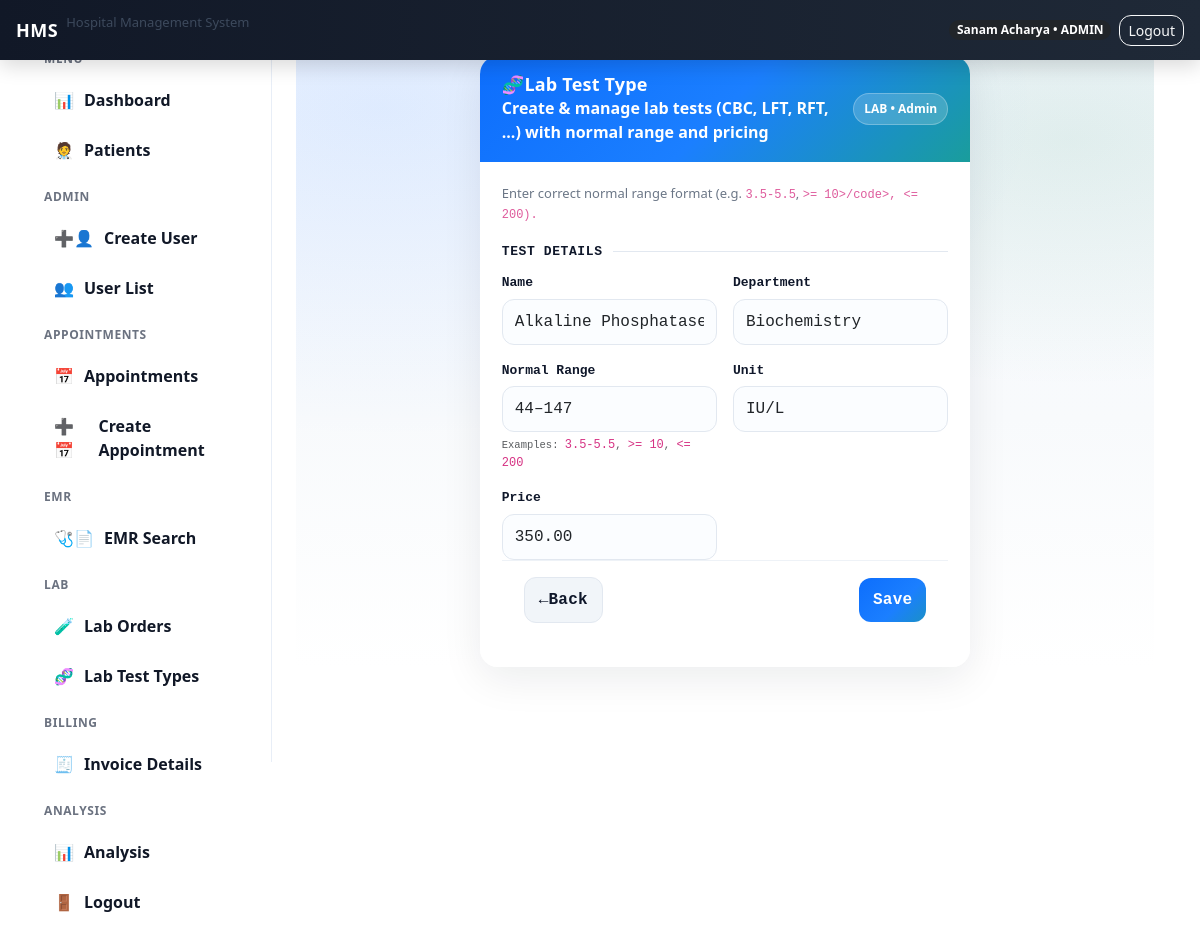
Page /lab/tests/18/edit/ (signed in) on the committed database.
### accounts/models.py (models this page shows, shortened)
class User(AbstractUser):
    class Role(models.TextChoices):
        ADMIN = 'ADMIN', 'Admin'
        DOCTOR = 'DOCTOR', 'Doctor'
        NURSE = 'NURSE', 'Nurse'
        RECEPTION = 'RECEPTION', 'Reception'
        LAB = 'LAB', 'Lab'
        PHARMACY = 'PHARMACY', 'Pharmacy'
        HR = 'HR', 'HR'
        CASHIER = "CASHIER", "Cashier"
        ACCOUNTANT = "ACCOUNTANT", "Accountant"
    full_name = models.CharField(max_length=150)
    phone_number = models.CharField(max_length=20, blank=True)
    email = models.EmailField(unique=True)
    role = models.CharField(max_length=20, choices=Role.choices, default=Role.RECEPTION)
    department = models.ForeignKey(
        Department, on_delete=models.SET_NULL, null=True, blank=True
    )
    specialization = models.ForeignKey(
        "Specialization",
        on_delete=models.SET_NULL,
        null=True,
        blank=True,
        related_name="doctors"
    )

class LabTestType(models.Model):
    name = models.CharField(max_length=150, unique=True)
    department = models.ForeignKey("Department", on_delete=models.SET_NULL, null=True, blank=True)
    normal_range = models.CharField(max_length=120, blank=True, default="")
    unit = models.CharField(max_length=40, blank=True, default="")
    price = models.DecimalField(max_digits=10, decimal_places=2, default=0)

### accounts/views.py (the view)
# urls.py: path("lab/tests/<int:test_id>/edit/", lab_testtype_edit_view, name="lab_testtype_edit"),
@login_required
@roles_required("ADMIN")
def lab_testtype_edit_view(request, test_id):
    obj = get_object_or_404(LabTestType, id=test_id)
    form = LabTestTypeForm(request.POST or None, instance=obj)
    if request.method == "POST":
        if form.is_valid():
            form.save()
            messages.success(request, "Lab test type updated.")
            return redirect("lab_testtype_list")
        messages.error(request, "Please fix the errors below.")
    return render(request, "accounts/testtype_form.html", {"form": form, "mode": "edit", "obj": obj })

### accounts/forms.py
class LabTestTypeForm(forms.ModelForm):
    class Meta:
        model = LabTestType
        fields = ["name", "department", "normal_range", "unit", "price"]
        widgets = {
            "normal_range": forms.TextInput(attrs={"placeholder": "e.g. 3.5-5.5 or  >= 10 or  <= 200"}),
        }

### accounts/models.py (called while the page is built)
    def __str__(self):
        return self.name

### templates/accounts/testtype_form.html (shortened to what this page needs)
{% extends "base.html" %}
{% block content %}
<div class="hms-page">
    <div class="row justify-content-center">
        <div class="col-lg-8 col-xl-7">
            <div class="card hms-card">
                <div class="hms-card-header">
                    <div>
                        <h3 class="hms-title">🧬Lab Test Type</h3>
                        <div style="opacity:9; font-size;12px; font-weight:600;">
                            Create & manage lab tests (CBC, LFT, RFT, ...) with normal range and pricing
                        </div>
                    </div>
                    <div class="hms-badge">LAB • Admin</div>
                </div>
                <div class="hms-body">
                    <div class="hms-subtitle">
                        Enter correct normal range format (e.g. <code>3.5-5.5</code>, <code>>= 10>/code>, <code><= 200</code>).
                    </div>
                    <form method="post">
                        <div class="hms-divider">Test Details</div>
                        <div class="row g-3">
                            <div class="col-md-6">
                                <label class="form-label">Name</label>
                                {{ form.name }}
                            </div>
                            <div class="col-md-6">
                                <label class="form-label">Department</label>
                                {{ form.department }}
                            </div>
                            <div class="col-md-6">
                                <label class="form-label">Normal Range</label>
                                {{ form.normal_range }}
                                <div class="form-text">
                                    Examples: <code>3.5-5.5</code>, <code>>= 10</code>, <code><= 200</code>
                                </div>
                            </div>
                            <div class="col-md-6">
                                <label class="form-label">Unit</label>
                                {{ form.unit }}
                            </div>
                            <div class="col-md-6">
                                <label class="form-label">Price</label>
                                {{ form.price }}
                            </div>
                        </div>
                        <div class="hms-footer">
                            <a class="btn btn-hms btn-hms-light" href="{% url 'lab_testtype_list' %}">←Back</a>
                            <button class="btn btn-primary btn-hms btn-hms-primary" type="submit">Save</button>
                        </div>
                    </form>
                </div>
            </div>
        </div>
    </div>
</div>
{% endblock %}

### templates/base.html (shortened to what this page needs)
{% load static %}
<!doctype html>
<html lang="en">
<head>
  <link href="https://cdn.jsdelivr.net/npm/bootstrap@5.3.3/dist/css/bootstrap.min.css" rel="stylesheet">
  <link rel="stylesheet" href="{% static 'css/style.css' %}">
</head>
<body class="hms-body">
  <header class="hms-topbar">
    <div class="container-fluid d-flex align-items-center justify-content-between px-3">
      <div class="d-flex align-items-center gap-2">
        <div class="hms-brand">HMS</div>
        <span class="hms-subtitle">Hospital Management System</span>
      </div>
      <div class="d-flex align-items-center gap-2">
        {% if user.is_authenticated %}
          <span class="badge rounded-pill text-bg-dark">
            {{ user.full_name }} • {{ user.role }}
          </span>
          <a class="btn btn-sm btn-outline-light" href="{% url 'logout' %}">Logout</a>
        {% else %}
          <a class="btn btn-sm btn-outline-light" href="{% url 'login' %}">Login</a>
        {% endif %}
      </div>
    </div>
  </header>
  <div class="hms-layout">
    {% if user.is_authenticated %}
      {% include "partials/sidebar.html" %}
    {% endif %}
    <main class="hms-main">
      <div class="container-fluid p-4">
        {% block content %}{% endblock %}
      </div>
    </main>
  </div>
</body>
</html>

### static/css/style.css (style rules this page uses)
html, body { height: 100%; }
.hms-body { background: #f6f8fc; margin: 0; font-family: system-ui, -apple-system, Segoe UI, Roboto, Arial, sans-serif; padding-top: 60px; }
.hms-topbar { height: 60px; background: linear-gradient(90deg, #111827, #1f2937); color: #fff; display: flex; align-items: center; position: fixed; top: 0; left: 0; right: 0; z-index: 9999; box-shadow: 0 6px 20px rgba(0,0,0,0.15); }
.hms-brand { font-weight: 800; letter-spacing: 0.5px; font-size: 18px; }
.hms-subtitle { font-size: 13px; opacity: 0.8; }
.hms-layout { display: flex; min-height: 100vh; }
.hms-main { flex: 1; height: calc(100vh - 60px); overflow: auto; }
.card { border: 0; border-radius: 16px; box-shadow: 0 10px 25px rgba(16, 24, 40, 0.07); }
.btn { border-radius: 12px; }
.form-control { border-radius: 12px; }

### templates/accounts/testtype_form.html (style rules this page uses)
.hms-page { background: radial-gradient(1200px 600px at 10% 10%, rgba(13,110,253,.10), transparent 55%), radial-gradient(900px 450px at 90% 15%, rgba(25,135,84,.10), transparent 55%), linear-gradient(180deg, #f6f9ff 0%, #f8fafc 60%, #ffffff 100%); padding: 10px 0 0; }
.hms-card { border:0; border-radius:18px; overflow:hidden; box-shadow:0 12px 40px rgba(15,23,42,.08); }
.hms-card-header { background: linear-gradient(135deg, #0d6efd 0%, #1b7fff 50%, #19a974 120%); color:#fff; padding:18px 22px; display:flex; align-items:center; justify-content:space-between; gap:12px; }
.hms-title { margin:0; font-weight:900; letter-spacing:.2px; font-size:18px; display:flex; align-items:center; gap:10px; }
.hms-badge { background: rgba(255,255,255,.18); border: 1px solid rgba(255,255,255,.25); padding: 6px 10px; border-radius: 999px; font-size: 12px; font-weight: 800; white-space: nowrap; }
.hms-body { padding:22px; background:#fff; }
.hms-subtitle { color:#475569; font-size:13px; margin-bottom:14px; }
.hms-divider { display:flex; align-items:center; gap:10px; margin: 18px 0 12px; color:#0f172a; font-weight:900; font-size:13px; text-transform:uppercase; letter-spacing:.6px; }
.hms-divider:after { content:""; flex:1; height:1px; background:#e2e8f0; }
.form-label { font-weight:700; font-size:13px; color:#0f172a; margin-bottom:6px; }
.form-control, .form-select { border-radius:12px !important; padding:10px 12px !important; border:1px solid #e2e8f0 !important; background:#fbfdff !important; box-shadow:none !important; transition:.2s ease; }
.hms-footer { padding:16px 22px 22px; background:#fff; display:flex; justify-content:space-between; align-items:center; gap:12px; border-top:1px solid #eef2f7; }
.btn-hms { border-radius:12px; padding:10px 14px; font-weight:800; letter-spacing:.2px; }
.btn-hms-primary { background: linear-gradient(135deg, #0d6efd 0%, #1b7fff 60%, #19a974 160%); border:0; }
.btn-hms-light { background:#f1f5f9; border:1px solid #e2e8f0; color:#0f172a; }
code { font-size: 12px; }

### rows in the picture
User: full_name "Sanam Acharya", role "ADMIN"
LabTestType: name "Alkaline Phosphatase", department "Biochemistry", normal_range "44–147", unit "IU/L", price "350.00"
